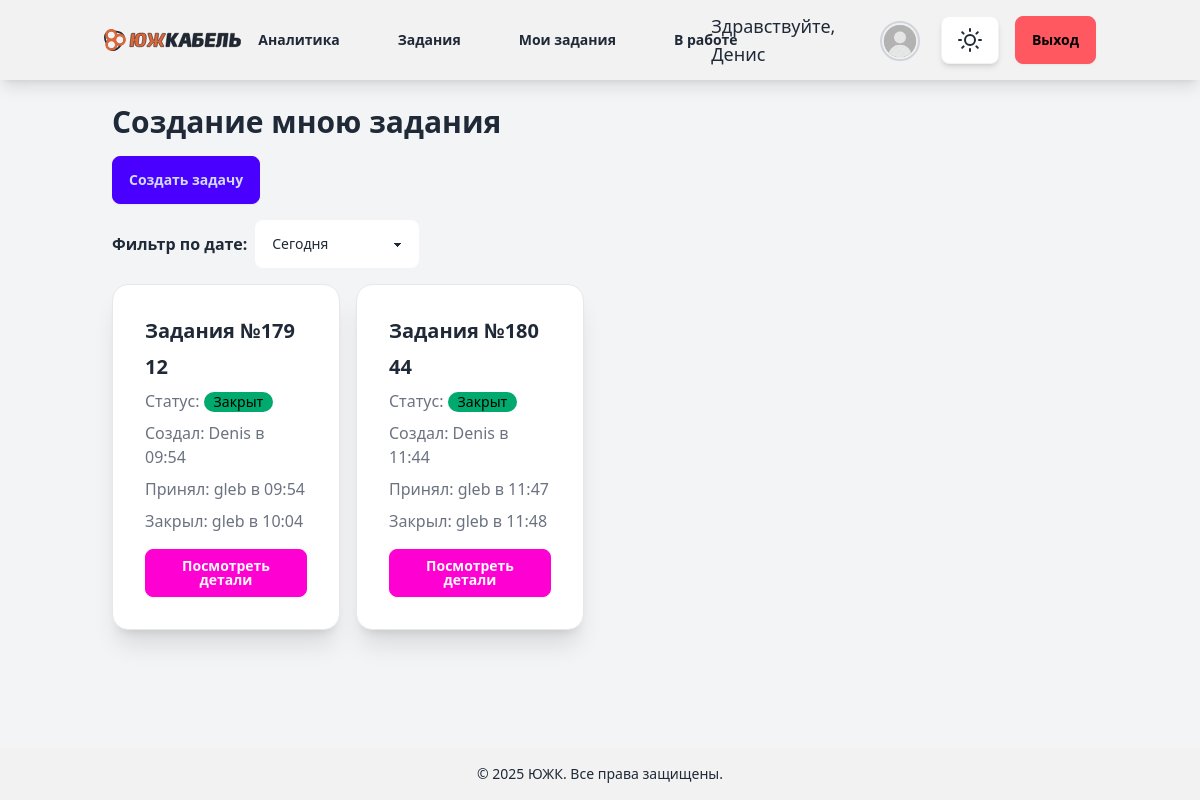
The page /ticket_list_created_by (signed in) on the database its author committed.
### account/models.py (models this page shows)
class CustomUser(AbstractUser):
    department = models.ForeignKey(Department, on_delete=models.SET_NULL, null=True, blank=True)
    position = models.ForeignKey(Position, on_delete=models.SET_NULL, null=True, blank=True, related_name="users")

### tickets/models.py (models this page shows, shortened)
class Ticket(models.Model):
    STATUS_CHOICES = [
        ('open', 'Open'),
        ('in_progress', 'In Progress'),
        ('closed', 'Closed'),
    ]
    title = models.CharField(max_length=200)
    description = models.TextField()
    status = models.CharField(max_length=20, choices=STATUS_CHOICES, default='open')
    created_by = models.ForeignKey(CustomUser, on_delete=models.CASCADE, related_name='tickets_created')
    accepted_by = models.ForeignKey(CustomUser, on_delete=models.CASCADE, related_name='tickets_accepted', null=True,
                                    blank=True)
    department = models.ForeignKey(Department, on_delete=models.CASCADE, related_name='tickets', null=True, blank=True)
    position = models.ForeignKey(Position, on_delete=models.CASCADE, related_name='tickets', null=True, blank=True)
    old_department = models.ForeignKey(Department, on_delete=models.SET_NULL, related_name='old_department', null=True, blank=True)
    old_position = models.ForeignKey(Position, on_delete=models.SET_NULL, related_name='old_position', null=True, blank=True)
    attachment = models.FileField(upload_to='tickets/', null=True, blank=True)
    created_at = models.DateTimeField(auto_now_add=True)
    accepted_at = models.DateTimeField(null=True, blank=True)
    closed_at = models.DateTimeField(null=True, blank=True)
    updated_at = models.DateTimeField(auto_now=True)
    completion_comment = models.TextField(null=True, blank=True)

### tickets/views.py (the view)
# urls.py: path('ticket_list_created_by', views.ticket_list_created_by, name='ticket_list_created_by'),
@login_required
def ticket_list_created_by(request):
    user = request.user
    time_filter = request.GET.get('time_filter', 'today')  # Default to 'today'
    tickets = Ticket.objects.filter(created_by=request.user)
    if time_filter == 'today':
        tickets = tickets.filter(created_at__date=timezone.now().date())
    elif time_filter == 'week':
        start_of_week = timezone.now() - timedelta(days=timezone.now().weekday())
        tickets = tickets.filter(created_at__gte=start_of_week)
    elif time_filter == 'month':
        tickets = tickets.filter(created_at__year=timezone.now().year,
                                 created_at__month=timezone.now().month)
    chat = Chat.objects.filter(
        Q(ticket__accepted_by=user) | Q(ticket__created_by=user)
    ).first()
    chat_id = chat.ticket.id if chat else None
    return render(request, 'tickets/my_created_ticket_list.html', {
        'tickets': tickets,
        'chat_id': chat_id
    })

### templates/tickets/my_created_ticket_list.html (shortened to what this page needs)
{% extends "blog/base.html" %}
{% block content1 %}
<div class="container mx-auto p-6">
    <h2 class="text-3xl font-bold mb-4">Создание мною задания</h2>
    <a href="{% url 'tickets:create_ticket' %}" class="btn btn-primary mb-4">Создать задачу</a>
    <form method="get" class="mb-4">
        <div class="flex gap-2 items-center">
            <label class="font-semibold">Фильтр по дате:</label>
            <select name="time_filter" class="select select-bordered" onchange="this.form.submit()">
                <option value="today" {% if request.GET.time_filter == "today" %}selected{% endif %}>Сегодня</option>
            </select>
        </div>
    </form>
    <div id="ticket-container" class="transition-all duration-300 w-full lg:w-3/4 pr-4">
        <div class="grid grid-cols-1 md:grid-cols-2 lg:grid-cols-3 gap-4">
            {% for ticket in tickets %}
            <div class="card bg-base-100 shadow-xl border border-gray-200" data-ticket-id="{{ ticket.id }}">
                <div class="card-body">
                    <h2 class="card-title text-xl font-semibold">Задания №{{ ticket.id }}</h2>
                    <h3 class="card-title text-xl font-semibold">{{ ticket.title }}</h3>
                    <p class="text-gray-500">Статус:
                        <span class="badge
                            {% if ticket.status == 'open' %}badge-error
                            {% elif ticket.status == 'in_progress' %}badge-warning
                            {% else %}badge-success
                            {% endif %}">
                            {% if ticket.status == 'open' %}Открыт
                            {% elif ticket.status == 'in_progress' %}В процессе
                            {% else %}Закрыт
                            {% endif %}
                        </span>
                    </p>
                    <p class="text-gray-500">Создал:
                        {{ ticket.created_by.username }} в {{ ticket.created_at|date:"H:i" }}
                    </p>
                    <p class="text-gray-500">Принял:
                        {% if ticket.accepted_by %}
                            {{ ticket.accepted_by.username }} в {{ ticket.accepted_at|date:"H:i" }}
                        {% else %}
                            {{ ticket.accepted_by.username|default:"На данный момент не принята" }}
                        {% endif %}
                    </p>
                    <p class="text-gray-500">
                        {% if ticket.closed_at %}
                                Закрыл: {{ ticket.accepted_by.username }} в {{ ticket.closed_at|date:"H:i" }}
                        {% endif %}
                    </p>
                    <a href="{% url 'tickets:ticket_detail' ticket.id %}" class="btn btn-secondary mt-2">Посмотреть детали</a>
                </div>
            </div>
            {% endfor %}
        </div>
    </div>
</div>
{% endblock %}

### templates/blog/base.html (shortened to what this page needs)
{% load static %}
{% load tailwind_tags %}
<!DOCTYPE html>
<html lang="ru">
<head>
    {% tailwind_css %}
    <script src="https://cdn.tailwindcss.com"></script>
</head>
<body class="bg-gray-100 theme-transition min-h-screen flex flex-col">
    <nav class="bg-base-200 shadow-lg sticky top-0 z-10">
        <div class="container mx-auto px-4 py-3 flex justify-between items-center">
            <a href="{% url 'tickets:ticket_list_created_by' %}">
                <img id="lightLogo" src="/media/tickets/logo-ru-x-light.svg" alt="Company Logo" width="150">
            </a>
            {% if request.user.is_authenticated %}
            <div class="hidden md:flex items-center space-x-6">
                {% if request.user == request.user.department.boss %}
                    <div class="dropdown dropdown-hover">
                        <label tabindex="0" class="btn btn-ghost hover:bg-base-300">Аналитика</label>
                    </div>
                {% endif %}
                <a href="{% url 'tickets:ticket_list' %}" class="btn btn-ghost hover:bg-base-300">Задания</a>
                <a href="{% url 'tickets:ticket_list_created_by' %}" class="btn btn-ghost hover:bg-base-300">Мои задания</a>
                <a href="{% url 'tickets:ticket_list_accepted_by' %}" class="btn btn-ghost hover:bg-base-300">В работе</a>
            </div>
            <div class="flex items-center space-x-4">
                <span class="text-lg hidden md:inline">Здравствуйте, {{ request.user.first_name|default:request.user.username }}</span>
                <a href="{% url 'account:user_profile' %}" class="btn btn-ghost p-1 hover:ring-2 hover:ring-primary rounded-full transition-all">
                    {% if request.user.profile.photo %}
                        <img src="{{ request.user.profile.photo.url }}" alt="Profile Picture"
                            class="w-10 h-10 rounded-full border-2 border-primary object-cover">
                    {% else %}
                        <img src="/media/tickets/def.png" alt="Default Profile Picture"
                            class="w-10 h-10 rounded-full border-2 border-gray-300 object-cover">
                    {% endif %}
                </a>
                <button id="theme-toggle-btn" class="btn btn-circle bg-base-100 hover:bg-base-300 shadow-md transition-all">
                </button>
                <form action="{% url 'account:logout' %}" method="post" class="inline">
                    <button type="submit" class="btn btn-error hover:btn-error-focus transition-colors">Выход</button>
                </form>
            </div>
            {% else %}
            <div>
                <a href="{% url 'account:login' %}" class="btn btn-primary hover:bg-primary-focus transition-colors">Вход</a>
            </div>
            {% endif %}
        </div>
    </nav>
    {% block content1 %}
    {% endblock %}
    <footer class="bg-base-200 p-4 text-center text-sm mt-auto">
        <div class="container mx-auto">
            <p>© 2025 ЮЖК. Все права защищены.</p>
        </div>
    </footer>
</body>
</html>

### templates/blog/base.html (style rules this page uses)
.theme-transition { transition: background-color 0.3s ease, color 0.3s ease, border-color 0.3s ease; }

### rows shown on the page
CustomUser: user.first_name "Денис"
Ticket: id "179", title "12", status "Закрыт", created_by.username "Denis", created_at "09:54", accepted_by.username "gleb", accepted_at "09:54", closed_at "10:04"
Ticket: id "180", title "44", status "Закрыт", created_by.username "Denis", created_at "11:44", accepted_by.username "gleb", accepted_at "11:47", closed_at "11:48"
